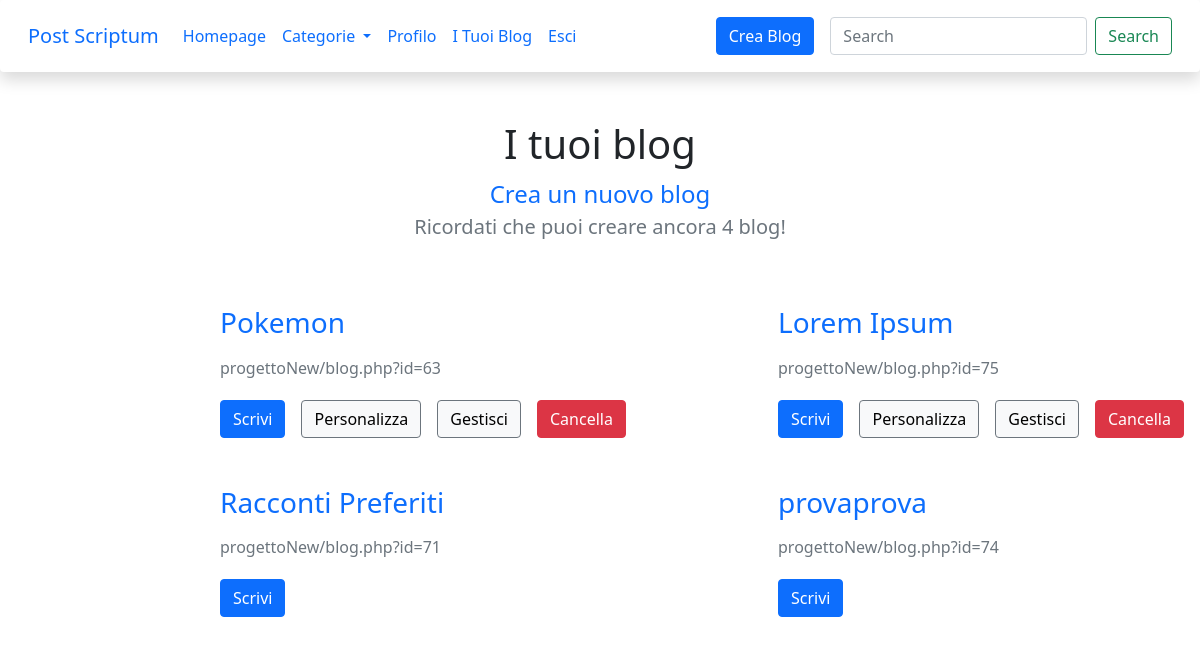
The page /listaBlog.php (signed in) on the database its author committed.
### tables this page shows
CREATE TABLE `blog` (
  `id_blog` int(11) NOT NULL,
  `nome_blog` varchar(20) NOT NULL,
  `descrizione_blog` varchar(200) NOT NULL,
  `creazione_blog` datetime NOT NULL,
  `autore_blog` int(11) DEFAULT NULL,
  `tema` varchar(15) DEFAULT NULL
);

### config_files/query.php (called while the page is built, shortened)
<?php
    function estraiListablog($link, $id_user) {
        try {
            $stmt=$link->prepare("SELECT * FROM blog WHERE autore_blog = ?");
            $stmt->execute([$id_user]);
            return $stmt->fetchAll(PDO::FETCH_ASSOC);
        } catch (PDOException $e) {
            echo "Connessione Fallita: ".$e->getMessage();
        }
    }
    function estraiBlogcoautore($link, $id_utente) {
        try {
            $stmt = $link->prepare("SELECT blog.id_blog, blog.nome_blog, blog.descrizione_blog
            FROM coautore INNER JOIN blog
            ON coautore.id_blog = blog.id_blog
            WHERE coautore.id_utente = ?");
            $stmt->execute([$id_utente]);
            return $stmt->fetchAll(PDO::FETCH_ASSOC);
        } catch (PDOException $e) {
            echo "Connessione Fallita: ".$e->getMessage();
        }
    }

### listaBlog.php (the view, shortened to what this page needs)
<?php
    require 'config_files/query.php';
    $link = require 'config_files/connect.php';
    $listaBlog = estraiListablog($link, $_SESSION['id_user']);
    $listaAmministrati = estraiBlogcoautore($link, $_SESSION['id_user']);
?>
<?php require 'config_files/header.php';?>
<?php require 'grafica/navbar.php';?>
<div class="container w-100 d-flex flex-column align-items-center mb-4">
    <h1 class="mt-5 text-center">I tuoi blog</h1>
    <?php if ($_SESSION['numero_blog'] != 6) { ?>
        <a href="creazioneBlog.php" class="fs-4 text-decoration-none">Crea un nuovo blog</a>
        <p class="text-center fs-5 text-secondary">Ricordati che puoi creare ancora <?php echo 6 - count($listaBlog) ?> blog!</p>
    <?php } ?>
</div>
<div class="container w-100 mb-5 me-5 ms-5 d-flex flex-wrap align-items-center">
    <?php foreach ($listaBlog as $i => $b) : ?>
        <div class="w-50 mt-4 mb-4">
            <div style="margin-left: 10rem;" class="d-flex flex-column justify-content-left mb-1">
                <p style class="display-6 fs-3"><a class="text-decoration-none" href="blog.php?id=<?php echo $b['id_blog'] ?>"><?php echo $b['nome_blog'] ?></a></p>
                <p class="fs-6 text-secondary">progettoNew/blog.php?id=<?php echo $b['id_blog']?></p>
            </div>
            <div style="margin-left: 10rem" class="d-flex justify-content-left">
                <a href="nuovoPost.php?id=<?php echo $b['id_blog']?>">
                    <button type="button" class="btn btn-primary me-3">Scrivi</button>
                </a>
                <a href="personalizzaBlog.php?id=<?php echo $b['id_blog']?>">
                    <button type="button" class="btn btn-light border border-secondary me-3">Personalizza</button>
                </a>
                <a href="gestisciBlog.php?id=<?php echo $b['id_blog']?>">
                    <button type="button" class="btn btn-light border border-secondary me-3">Gestisci</button>
                </a>
                <a href="cancellaBlog.php?id=<?php echo $b['id_blog']?>">
                    <button type="button" class="btn btn-danger">Cancella</button>
                </a>
            </div>
        </div>
    <?php endforeach?>
    <?php foreach ($listaAmministrati as $i => $b) : ?>
        <div class="w-50 mt-4 mb-4">
            <div style="margin-left: 10rem;" class="d-flex flex-column justify-content-left mb-1">
                <p style class="display-6 fs-3"><a class="text-decoration-none" href="blog.php?id=<?php echo $b['id_blog'] ?>"><?php echo $b['nome_blog'] ?></a></p>
                <p class="fs-6 text-secondary">progettoNew/blog.php?id=<?php echo $b['id_blog']?></p>
            </div>
            <div style="margin-left: 10rem" class="d-flex justify-content-left">
                <a href="nuovoPost.php?id=<?php echo $b['id_blog']?>">
                    <button type="button" class="btn btn-primary me-3">Scrivi</button>
                </a>
            </div>
        </div>
    <?php endforeach?>
</div>

### rows shown on the page
blog: nome_blog "Pokemon", id_blog "63"
blog: nome_blog "Lorem Ipsum", id_blog "75"
blog: nome_blog "Racconti Preferiti", id_blog "71"
blog: nome_blog "provaprova", id_blog "74"

### other values the page prints
6 - count($listaBlog) "4"
